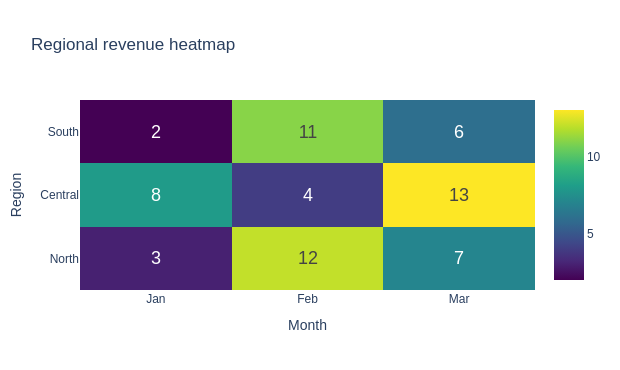

Write notebook code for a chart like this one.
### Code cell
chart = go.Figure(go.Heatmap(
    x=["Jan", "Feb", "Mar"], y=["North", "Central", "South"],
    z=[[3, 12, 7], [8, 4, 13], [2, 11, 6]], colorscale="Viridis",
    texttemplate="%{z}", textfont={"size": 18},
))
chart.update_layout(
    title="Regional revenue heatmap", xaxis_title="Month", yaxis_title="Region",
    width=620, height=370, font={"family": "Arial"},
)
chart.show(renderer="plotly_mimetype+png")

### Figure 1 — Plotly figure (JSON) as saved in the notebook; plotly's stock layout.template omitted (floating-point values rounded to 4 significant figures)
{"data": [{"colorscale": [[0.0, "#440154"], [0.1111, "#482878"], [0.2222, "#3e4989"], [0.3333, "#31688e"], [0.4444, "#26828e"], [0.5556, "#1f9e89"], [0.6667, "#35b779"], [0.7778, "#6ece58"], [0.8889, "#b5de2b"], [1.0, "#fde725"]], "textfont": {"size": 18}, "texttemplate": "%{z}", "type": "heatmap", "x": ["Jan", "Feb", "Mar"], "y": ["North", "Central", "South"], "z": [[3, 12, 7], [8, 4, 13], [2, 11, 6]]}], "layout": {"font": {"family": "Arial"}, "height": 370, "title": {"text": "Regional revenue heatmap"}, "width": 620, "xaxis": {"title": {"text": "Month"}}, "yaxis": {"title": {"text": "Region"}}}}
